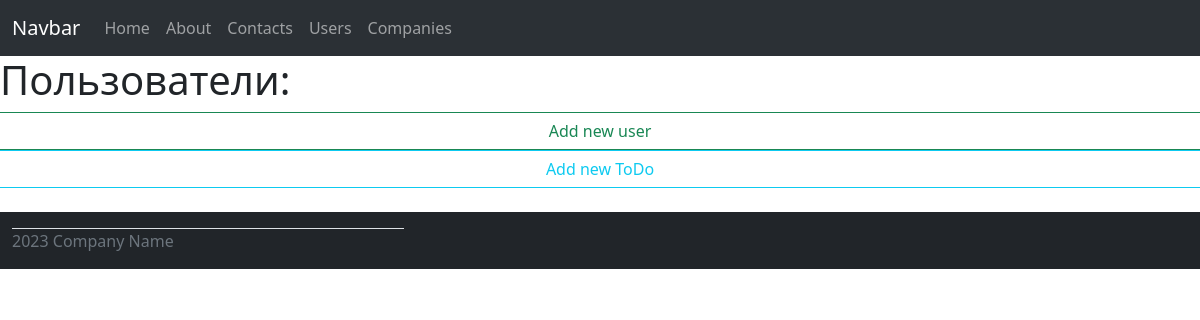
/users-list, run on an earlier commit of the app's database.
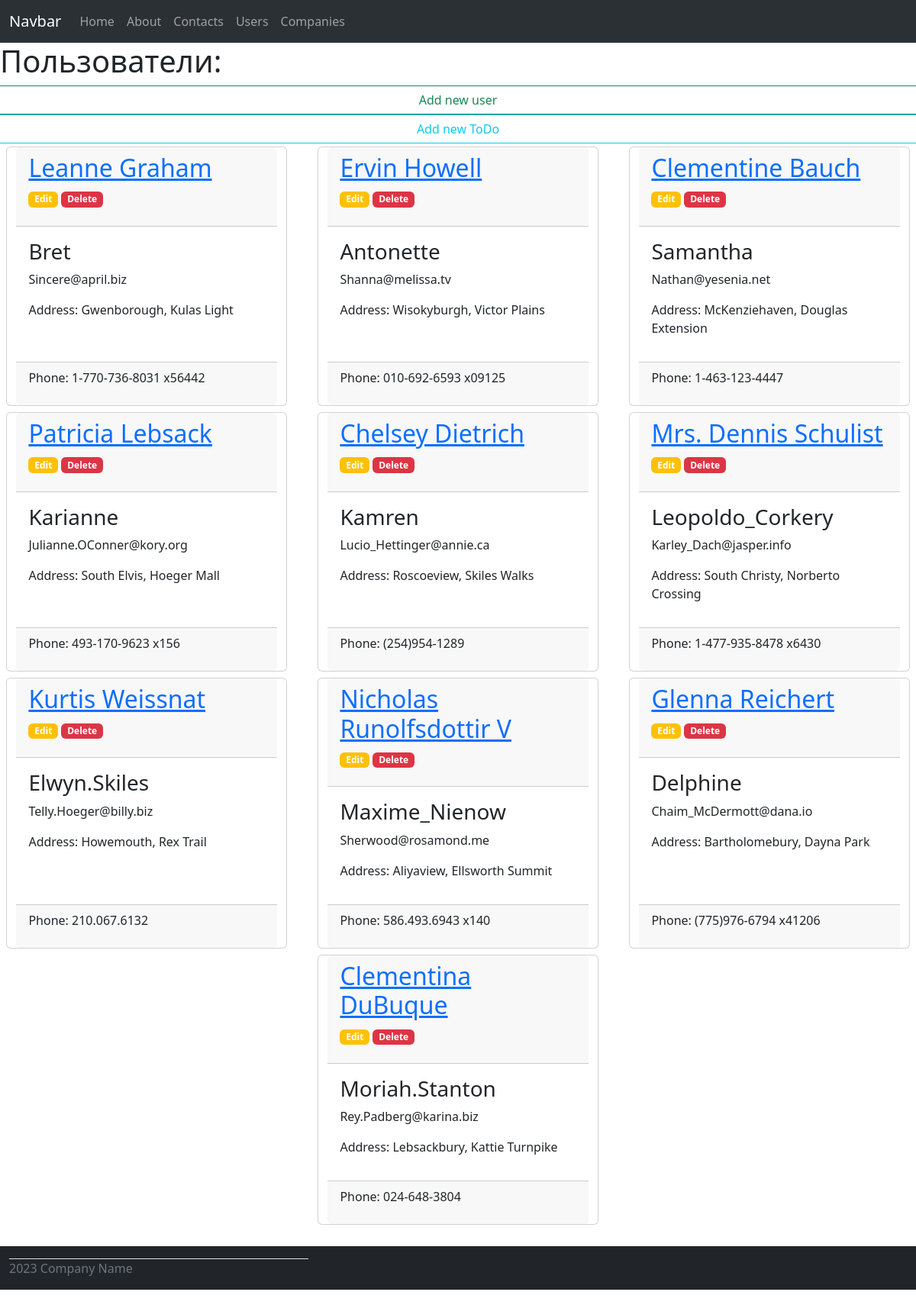
And on a later commit of the database.
### models.py (models this page shows)
class User(db.Model):
    id = db.Column(db.Integer, primary_key=True)
    name = db.Column(db.String(80), index=True)
    username = db.Column(db.String(80), index=True, unique=True)
    email = db.Column(db.String(255), index=True, unique=True)
    street = db.Column(db.String(255))
    city = db.Column(db.String(255), index=True)
    phone = db.Column(db.String(255))
    company_id = db.Column(db.Integer, db.ForeignKey('company.id'))

### routes.py (the view)
@app.route('/users-list')
def users_list():
  users = User.query.all()  # выгружаем все компании из БД
  return render_template('users-list.html', title='Пользователи', users=users)

### templates/users-list.html
{% extends 'base.html' %}
{% block content %}
    <h1>Пользователи:</h1>
    <div class="row justify-content-around">
        <a href="{{ url_for('add_user') }}" class="btn btn-outline-success">Add new user</a>
        <a href="{{ url_for('add_todo') }}" class="btn btn-outline-info">Add new ToDo</a>
        {% for user in users %}
            <div class="card my-1 mx-1" style="width: 30%">
                <div class="card-header">
                    <a href="users/{{ user.id }}" target="_blank"><h2>{{ user.name }}</h2></a>
                    <p><span class="badge text-bg-warning"><a style="text-decoration: none; color: white;" href="">Edit</a></span>
                        <span class="badge text-bg-danger"><a style="text-decoration: none; color: white;" href="/users/delete/{{ user.id }}">Delete</a></span>
                    </p>
                </div>
                <div class="card-body">
                    <h3>{{ user.username }}</h3>
                    <p>{{ user.email }}</p>
                    <p>Address: {{ user.city }}, {{ user.street }}</p>
                </div>
                <div class="card-footer">
                    <p>Phone: {{ user.phone }}</p>
                </div>
            </div>
        {% endfor %}
    </div>
{% endblock %}

### templates/base.html (shortened to what this page needs)
<!doctype html>
<html lang="en">
<head>
    <link href="https://cdn.jsdelivr.net/npm/bootstrap@5.3.2/dist/css/bootstrap.min.css" rel="stylesheet"
>
    <link rel="stylesheet" href="/static/style.css">
</head>
<body>
<nav class="navbar navbar-expand-lg bg-body-tertiary" data-bs-theme="dark">
    <div class="container-fluid">
        <a class="navbar-brand" href="#">Navbar</a>
        <div class="collapse navbar-collapse" id="navbarNav">
            <ul class="navbar-nav">
                <li class="nav-item"><a class="nav-link" href="{{ url_for('index') }}">Home</a></li>
                <li class="nav-item"><a class="nav-link" href="{{ url_for('about') }}">About</a></li>
                <li class="nav-item"><a class="nav-link" href="{{ url_for('contacts') }}">Contacts</a></li>
                <li class="nav-item"><a href="{{ url_for('users_list') }}" class="nav-link">Users</a></li>
                <li class="nav-item"><a href="{{ url_for('companies_list') }}" class="nav-link">Companies</a></li>
            </ul>
        </div>
    </div>
</nav>
{% block content %}
{% endblock %}
<div class="container-fluid bg-dark">
    <footer class="d-flex justify-content-between py-3 my-4 text-secondary">
        <p class="col-md-4 mb-0 border-top">2023 Company Name</p>
    </footer>
</div>
</body>
</html>

### static/style.css (style rules this page uses)
.row { display: flex; flex-direction: row; flex-wrap: wrap; }

What changed in the data, as far as the page shows it:
added User: name "Leanne Graham", username "Bret", email "Sincere@april.biz", city "Gwenborough", street "Kulas Light", phone "1-770-736-8031 x56442"
added User: name "Ervin Howell", username "Antonette", email "Shanna@melissa.tv", city "Wisokyburgh", street "Victor Plains", phone "010-692-6593 x09125"
added User: name "Clementine Bauch", username "Samantha", email "Nathan@yesenia.net", city "McKenziehaven", street "Douglas Extension", phone "1-463-123-4447"
added User: name "Patricia Lebsack", username "Karianne", email "Julianne.OConner@kory.org", city "South Elvis", street "Hoeger Mall", phone "493-170-9623 x156"
added User: name "Chelsey Dietrich", username "Kamren", email "Lucio_Hettinger@annie.ca", city "Roscoeview", street "Skiles Walks", phone "(254)954-1289"
added User: name "Mrs. Dennis Schulist", username "Leopoldo_Corkery", email "Karley_Dach@jasper.info", city "South Christy", street "Norberto Crossing", phone "1-477-935-8478 x6430"
added User: name "Kurtis Weissnat", username "Elwyn.Skiles", email "Telly.Hoeger@billy.biz", city "Howemouth", street "Rex Trail", phone "210.067.6132"
added User: name "Nicholas Runolfsdottir V", username "Maxime_Nienow", email "Sherwood@rosamond.me", city "Aliyaview", street "Ellsworth Summit", phone "586.493.6943 x140"
added User: name "Glenna Reichert", username "Delphine", email "Chaim_McDermott@dana.io", city "Bartholomebury", street "Dayna Park", phone "(775)976-6794 x41206"
added User: name "Clementina DuBuque", username "Moriah.Stanton", email "Rey.Padberg@karina.biz", city "Lebsackbury", street "Kattie Turnpike", phone "024-648-3804"
